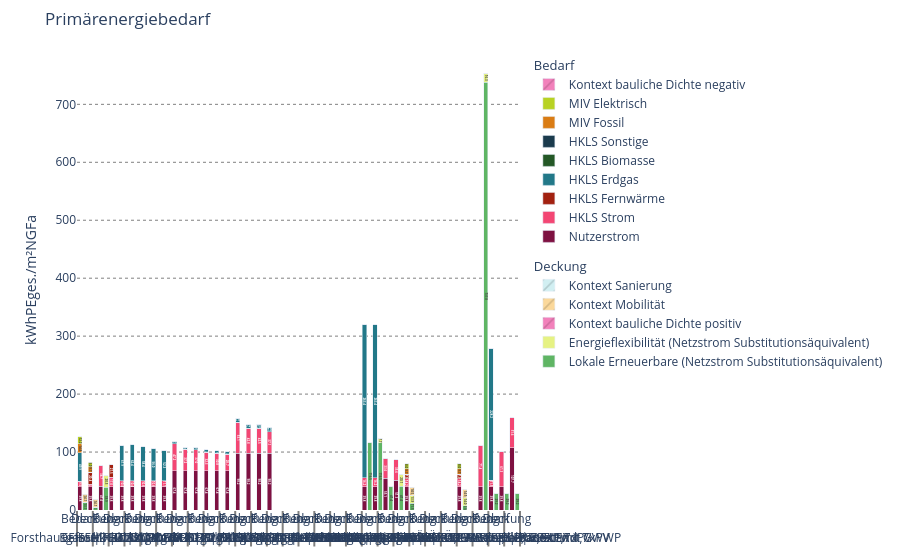

Notebook code for this chart:
### Markdown cell above
## 12. Primary-energy balance

### Code cell
report = reporting.materialize(
    project.view,
    "primary_energy_balance",
)

fig = plotly.render(report)
fig.show()
